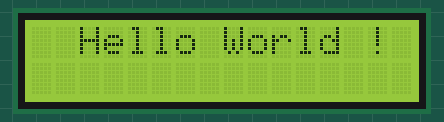
Simulated run of this sketch. Board: Arduino Uno, built with avr-gcc and run on an emulated ATmega328P. On the bench: 16×2 character LCD.

Above: at 0.1 s.
At 2.1 s:
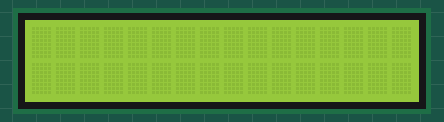

Measured:
- what the display in image 1 shows lasts 0.5 s, from 2.1 s to 2.6 s

The sketch:

LCD_0.ino
```cpp
#include <LCD_I2C.h>

LCD_I2C lcd(0x27, 16, 2); // Default address of most PCF8574 modules, change according

void setup()
{
    lcd.begin(); // If you are using more I2C devices using the Wire library use lcd.begin(false)
                 // this stop the library(LCD_I2C) from calling Wire.begin()
    lcd.backlight();
}

void loop()
{
    lcd.setCursor(2,0);
    lcd.print("Hello World !"); // You can make spaces using well... spaces
    delay(2000);

    // Flashing the backlight
    /*for (int i = 0; i < 5; ++i)
    {
        lcd.backlight();
        delay(50);
        lcd.noBacklight();
        delay(50);
    }*/
    lcd.clear();
    delay(500);
}
```
